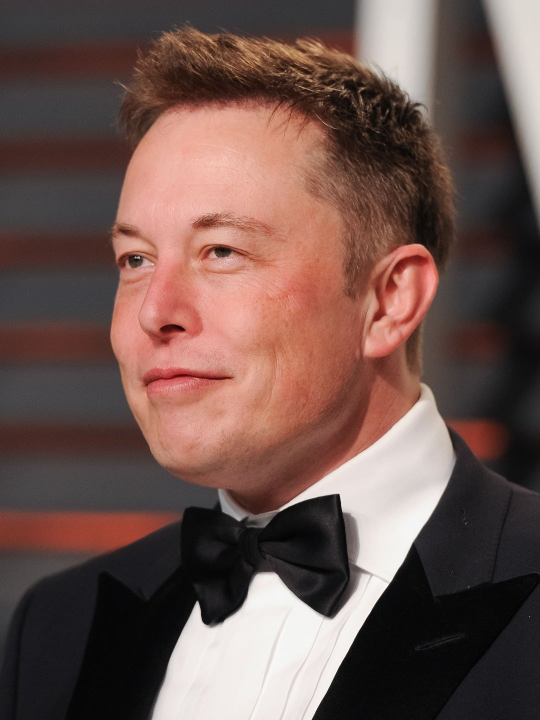
#> input picture Resources/Elon Musk.jpg, 1080 x 1440 px (shown at 1/2 size)
$ python WarpPrespective.py
#> lines starting #> are read from the running program, lines starting #| are printed output that depends on the picture
import cv2
import numpy as np

img1 = cv2.imread("Resources/Elon Musk.jpg")
#> img1 is the input picture: shape (1440, 1080, 3); mean B, G, R 77.5, 83.4, 108.5
img2 = cv2.imread("Resources/Will Smith.jpg")
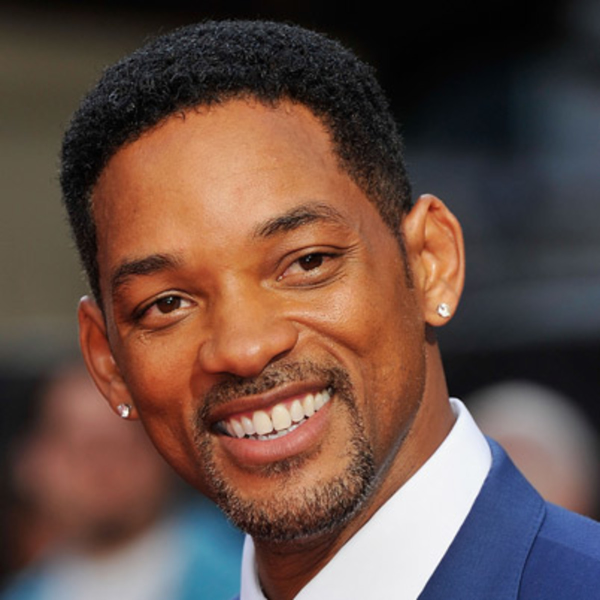
#> input picture Resources/Will Smith.jpg, 1200 x 1200 px (shown at 1/2 size)
#> img2 is the input picture: shape (1200, 1200, 3); mean B, G, R 69.7, 78.3, 102.6

print(img1)
#> (printed output is left out)
print(img2)
#> (printed output is left out)


img1 = cv2.resize(img1, (0, 0), None, 0.5, 0.5)
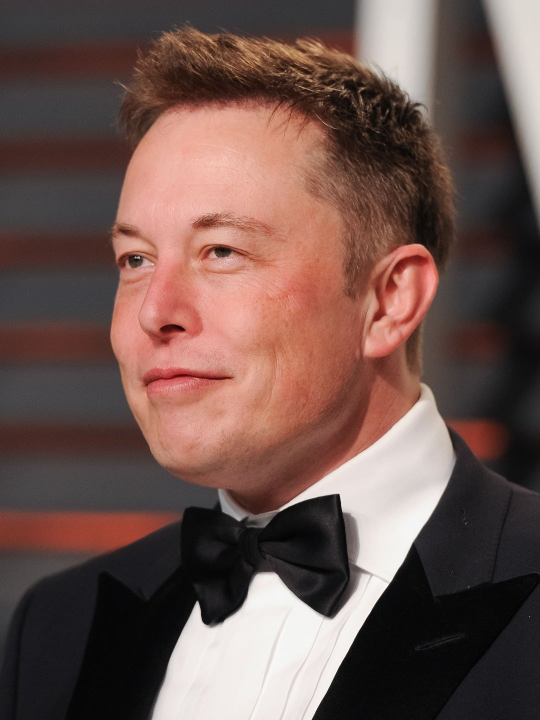
#> img1: shape (720, 540, 3); mean B, G, R 77.6, 83.6, 108.7
img2 = cv2.resize(img2, (0, 0), None, 0.5, 0.5)
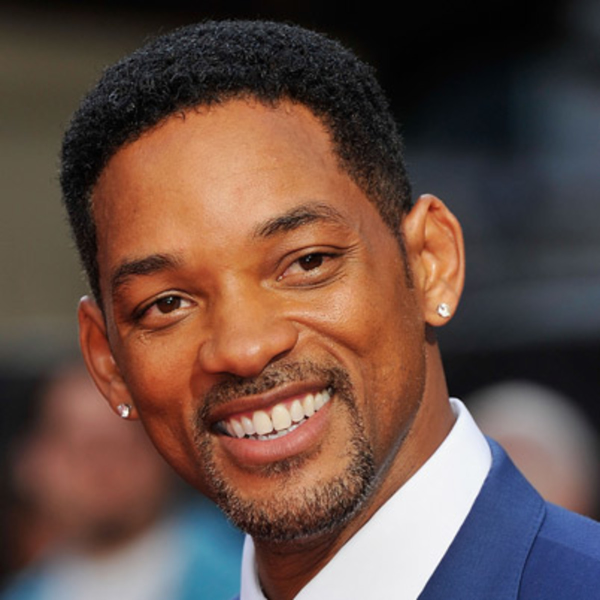
#> img2: shape (600, 600, 3); mean B, G, R 69.8, 78.4, 102.8

#> (the run stopped early here; a loop or call above may not have finished)
